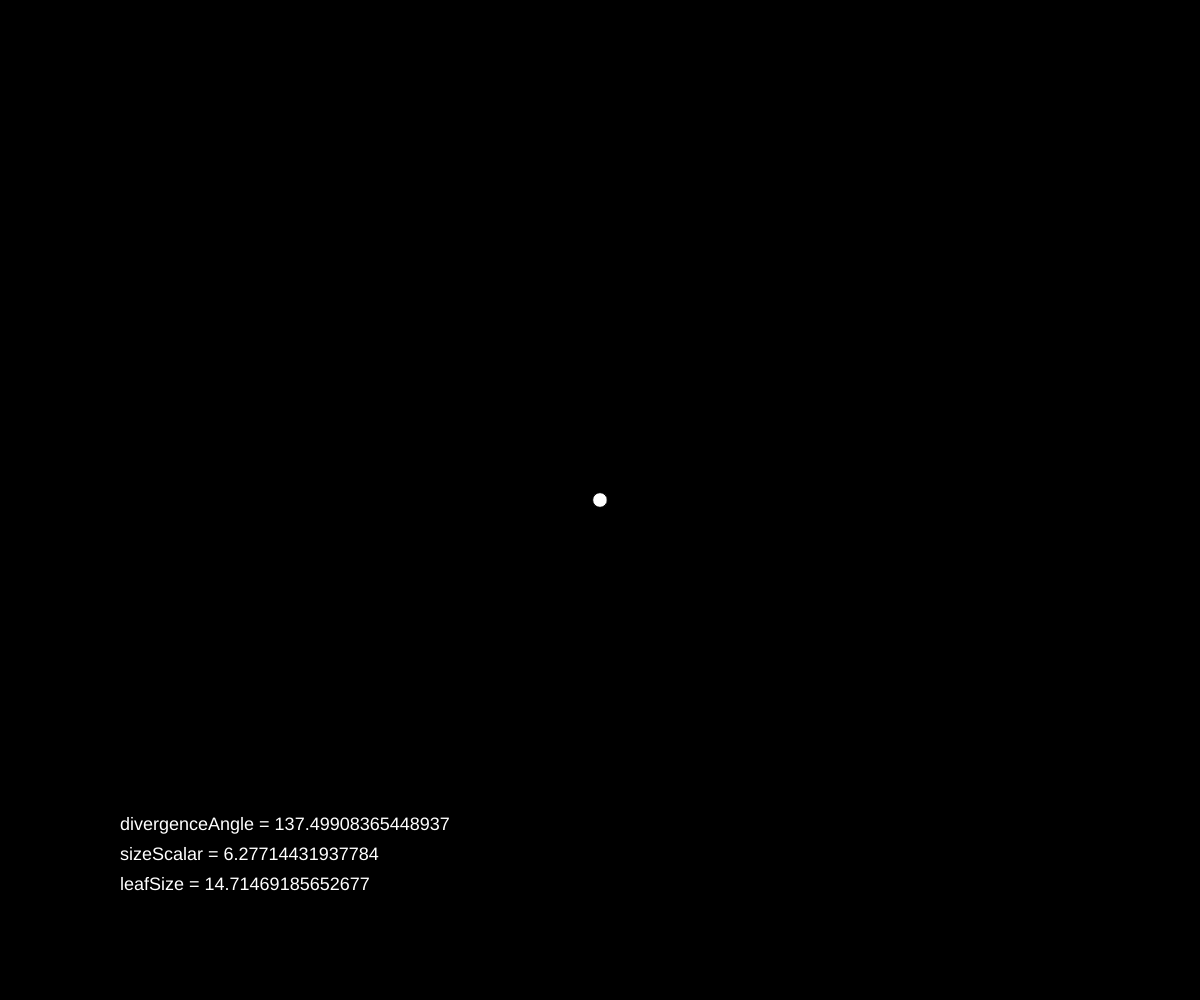
Frame 1 (no input)
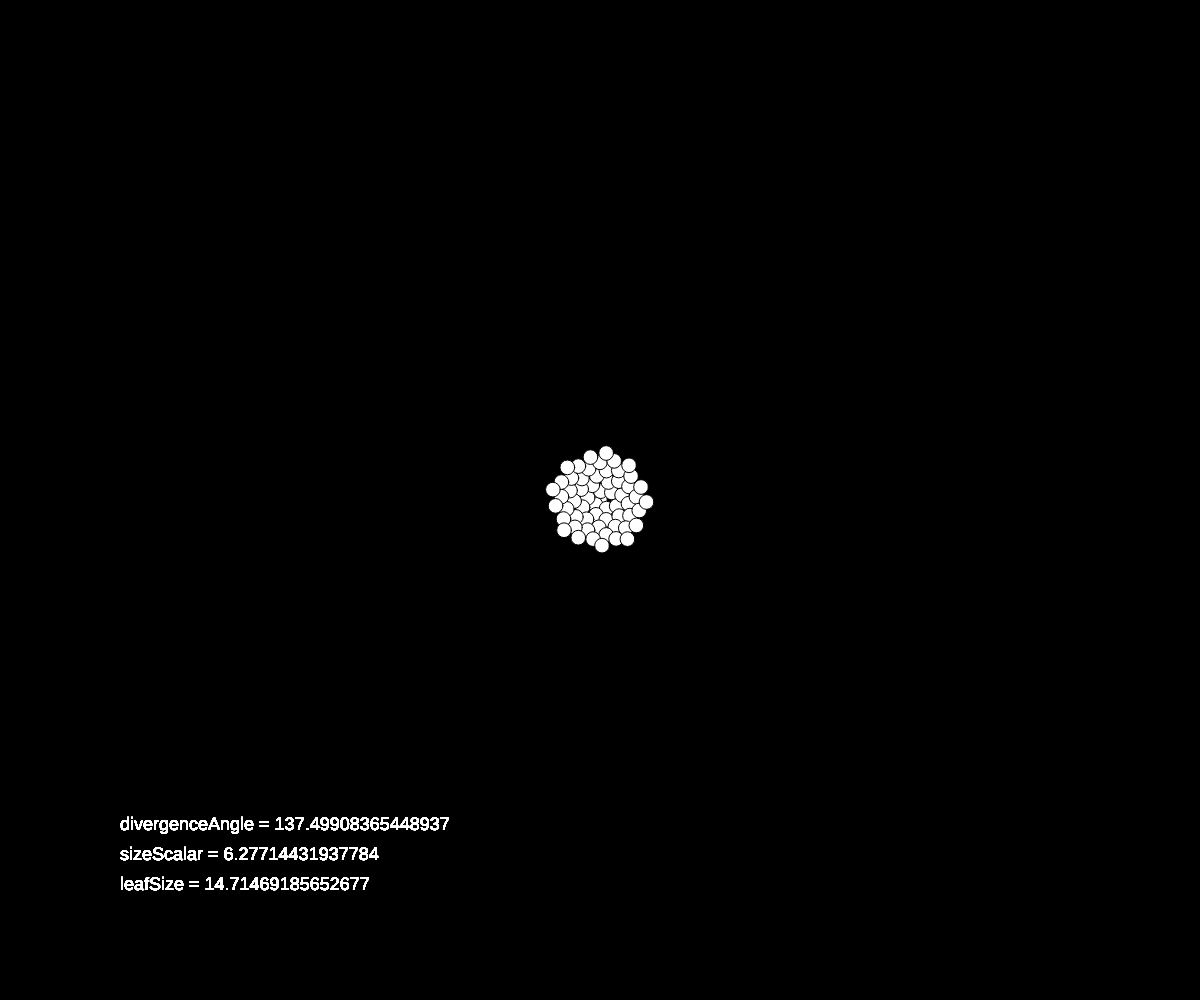
Frame 60 (no input)
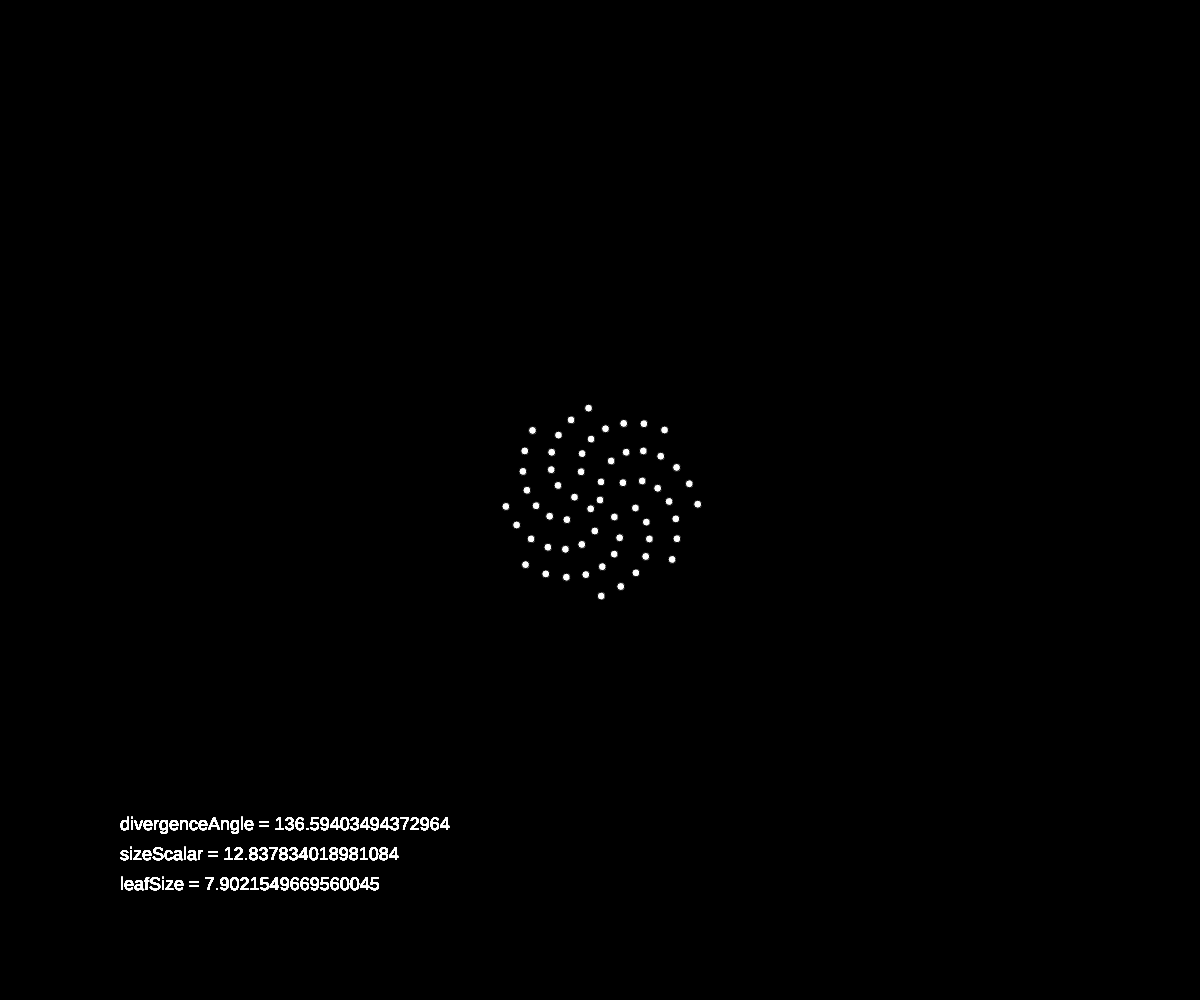
Frame 120 (the mouse pressed at the canvas centre since frame 60)

The p5.js sketch that drew these frames (run headless with seeded random() and noise() and a simulated clock; from frame 60 on, the mouse is pressed at the canvas centre):

// p5.js sketch
// ── sketch.js
/* j.stephens 2016_08
code chanllenge with shiffman

phyllotatic spirals 

theta   = n * 137.5   //where n is the leave number and 137.5 is divergence angle
radius  = c * sqrt(n) //c is size scalar and sqrt(n) of the distance based on which leave

polar to cartesian transformation
SOHCAHTOA
sin(theta) = opp/hyp = y/r
cos(theta) = adjacent/hyp = x/r

x = radius * cos(theta)
y = radius * sin(theta) 
*/
var INNER_WIDTH = window.innerWidth;
var INNER_HEIGHT= window.innerHeight;

var leaf            = 0;
var leafWidth       = 10;
var leafHeight      = 10;
//var leavesPerCycle  = 200;
var divergenceAngle = 137.5;
var sizeScalar      = 6;
var fillGrey        = 255;



function setup(){
  createCanvas(INNER_WIDTH,INNER_HEIGHT);
  background(0);
  angleMode(DEGREES);
  
  //initial phyllotaxy
  leaf            = 0;
  leafWidth       = random(1.5,20);
  leafHeight      = leafWidth;
  sizeScalar      = random(4,15);
  divergenceAngle = random(136.0,138.0);
}

function draw(){
  fill(fillGrey);
  var theta   = leaf * divergenceAngle;
  var radius  = sizeScalar * sqrt(leaf);
  
  var x = radius * cos(theta) + width/2;
  var y = radius * sin(theta) + height/2; 
  
  
  ellipse(x,y,leafWidth,leafHeight);
  displayParameters(theta, radius, x, y);
  
  leaf++;
}
function displayParameters(){
  var fontSize   = 18;
  var textWidth  = width*.1;
  var textHeight = height*.8;
  var heightPerLine = 30;
  textSize(fontSize);
  text("divergenceAngle = " + divergenceAngle, textWidth, 1*heightPerLine + textHeight);
  text("sizeScalar = " + sizeScalar,           textWidth, 2*heightPerLine + textHeight);
  text("leafSize = " +   leafWidth,            textWidth, 3*heightPerLine + textHeight);
}

function mousePressed(){
  background(0);
  leaf            = 0;
  leafWidth       = random(1.5,20);
  leafHeight      = leafWidth;
  sizeScalar      = random(4,15);
  divergenceAngle = random(136.0,138.0);
}
